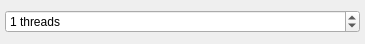
<?xml version="1.0" encoding="UTF-8"?>
<ui version="4.0">
 <class>BlockAEThreads</class>
 <widget class="QWidget" name="BlockAEThreads">
  <property name="geometry">
   <rect>
    <x>0</x>
    <y>0</y>
    <width>365</width>
    <height>44</height>
   </rect>
  </property>
  <property name="windowTitle">
   <string>Form</string>
  </property>
  <layout class="QHBoxLayout" name="horizontalLayout" stretch="1">
   <property name="spacing">
    <number>3</number>
   </property>
   <property name="leftMargin">
    <number>5</number>
   </property>
   <property name="topMargin">
    <number>5</number>
   </property>
   <property name="rightMargin">
    <number>5</number>
   </property>
   <property name="bottomMargin">
    <number>5</number>
   </property>
   <item>
    <widget class="QSpinBox" name="threadsBox">
     <property name="toolTip">
      <string/>
     </property>
     <property name="suffix">
      <string> threads</string>
     </property>
     <property name="minimum">
      <number>0</number>
     </property>
     <property name="maximum">
      <number>128</number>
     </property>
     <property name="value">
      <number>1</number>
     </property>
    </widget>
   </item>
  </layout>
 </widget>
 <resources/>
 <connections/>
</ui>
